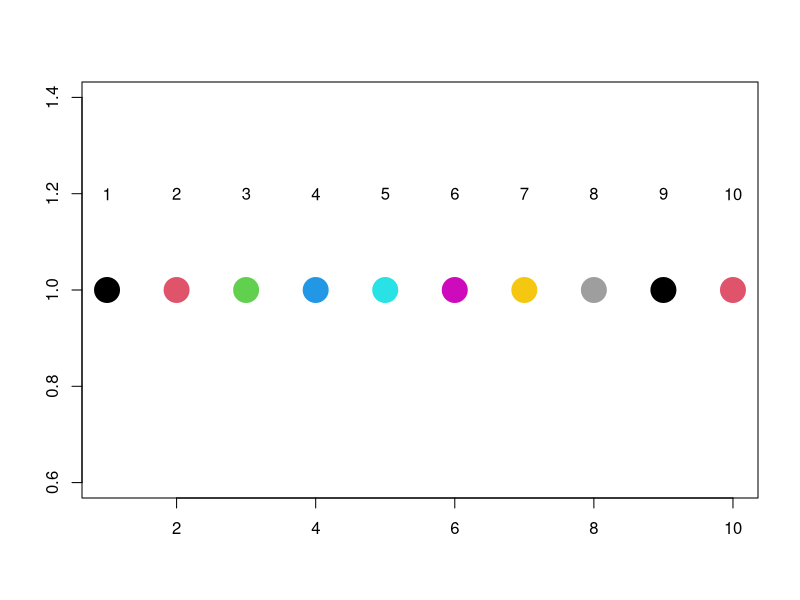
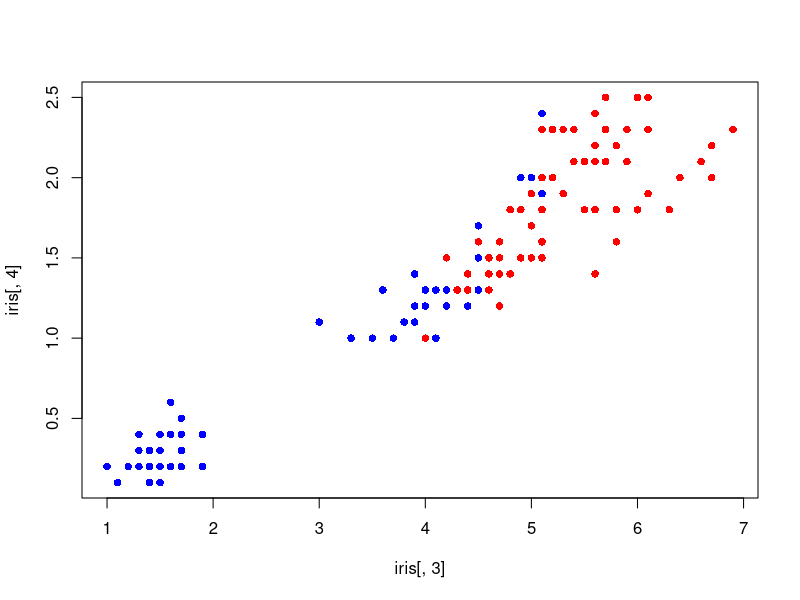
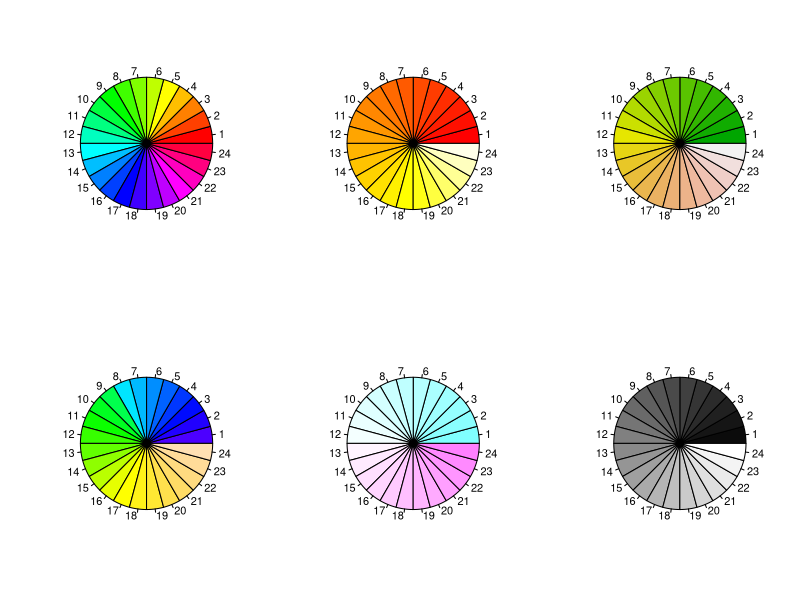

These figures' R source, in order:
#pch = 20大實心點, pch = 小實心點#
plot(1:10, rep(1, 10), pch=20, col=1:10, cex=5, xlab="", ylab="") 
text(1:10, rep(1.2, 10), labels=1:10) #加字text, lable寫1~10#

#也可以寫rgb(0,0,0): 坐標軸給紅綠藍#
rgb(1,0,0) 

#查詢所有顏色#
colors()


col2rgb("peachpuff")

col2rgb(c(myblue = "royalblue", reddish = "tomato")) # names kept

col2rgb(paste("gold", 1:4, sep=""))
#16進位#
col2rgb("#08a0ff") 

#調色盤
palette()

#這八個的rgb分別為多少
col2rgb(1:8) 

#用判別方式來決定點的顏色#
plot(iris[,3], iris[,4], pch = 16, col=ifelse(iris[,1] > median(iris[,1]), "red", "blue"))

#彩色集: 使用rainbow(100)即可#
par(mfrow=c(2,3))
n <- 24
pie(rep(1,n), col=rainbow(n))
pie(rep(1,n), col=heat.colors(n))
pie(rep(1,n), col=terrain.colors(n))
pie(rep(1,n), col=topo.colors(n))
pie(rep(1,n), col=cm.colors(n))
pie(rep(1,n), col=grey(1:n/n))




